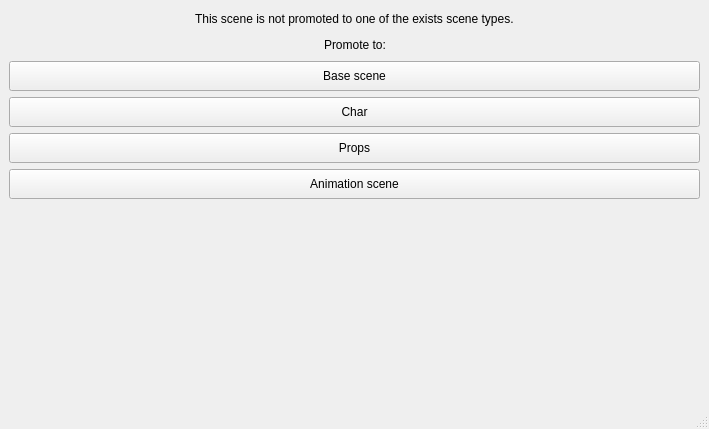
<?xml version="1.0" encoding="UTF-8"?>
<ui version="4.0">
 <class>MainWindow</class>
 <widget class="QMainWindow" name="MainWindow">
  <property name="geometry">
   <rect>
    <x>0</x>
    <y>0</y>
    <width>709</width>
    <height>429</height>
   </rect>
  </property>
  <property name="windowTitle">
   <string>MainWindow</string>
  </property>
  <widget class="QWidget" name="centralwidget">
   <layout class="QVBoxLayout" name="verticalLayout_2">
    <item>
     <layout class="QVBoxLayout" name="verticalLayout">
      <item>
       <layout class="QHBoxLayout" name="horizontalLayout_2">
        <item>
         <spacer name="horizontalSpacer_3">
          <property name="orientation">
           <enum>Qt::Horizontal</enum>
          </property>
          <property name="sizeHint" stdset="0">
           <size>
            <width>40</width>
            <height>20</height>
           </size>
          </property>
         </spacer>
        </item>
        <item>
         <widget class="QLabel" name="label_2">
          <property name="maximumSize">
           <size>
            <width>16777215</width>
            <height>25</height>
           </size>
          </property>
          <property name="text">
           <string>This scene is not promoted to one of the exists scene types.</string>
          </property>
         </widget>
        </item>
        <item>
         <spacer name="horizontalSpacer_4">
          <property name="orientation">
           <enum>Qt::Horizontal</enum>
          </property>
          <property name="sizeHint" stdset="0">
           <size>
            <width>40</width>
            <height>20</height>
           </size>
          </property>
         </spacer>
        </item>
       </layout>
      </item>
      <item>
       <layout class="QHBoxLayout" name="horizontalLayout">
        <item>
         <spacer name="horizontalSpacer">
          <property name="orientation">
           <enum>Qt::Horizontal</enum>
          </property>
          <property name="sizeHint" stdset="0">
           <size>
            <width>40</width>
            <height>20</height>
           </size>
          </property>
         </spacer>
        </item>
        <item>
         <widget class="QLabel" name="label">
          <property name="maximumSize">
           <size>
            <width>16777215</width>
            <height>25</height>
           </size>
          </property>
          <property name="text">
           <string>Promote to:</string>
          </property>
         </widget>
        </item>
        <item>
         <spacer name="horizontalSpacer_2">
          <property name="orientation">
           <enum>Qt::Horizontal</enum>
          </property>
          <property name="sizeHint" stdset="0">
           <size>
            <width>40</width>
            <height>20</height>
           </size>
          </property>
         </spacer>
        </item>
       </layout>
      </item>
      <item>
       <widget class="QPushButton" name="pushButton_2">
        <property name="minimumSize">
         <size>
          <width>60</width>
          <height>30</height>
         </size>
        </property>
        <property name="text">
         <string>Base scene</string>
        </property>
       </widget>
      </item>
      <item>
       <widget class="QPushButton" name="pushButton">
        <property name="minimumSize">
         <size>
          <width>0</width>
          <height>30</height>
         </size>
        </property>
        <property name="text">
         <string>Char</string>
        </property>
       </widget>
      </item>
      <item>
       <widget class="QPushButton" name="pushButton_3">
        <property name="minimumSize">
         <size>
          <width>0</width>
          <height>30</height>
         </size>
        </property>
        <property name="text">
         <string>Props</string>
        </property>
       </widget>
      </item>
      <item>
       <widget class="QPushButton" name="pushButton_4">
        <property name="minimumSize">
         <size>
          <width>0</width>
          <height>30</height>
         </size>
        </property>
        <property name="text">
         <string>Animation scene</string>
        </property>
       </widget>
      </item>
      <item>
       <spacer name="verticalSpacer">
        <property name="orientation">
         <enum>Qt::Vertical</enum>
        </property>
        <property name="sizeHint" stdset="0">
         <size>
          <width>20</width>
          <height>40</height>
         </size>
        </property>
       </spacer>
      </item>
     </layout>
    </item>
   </layout>
  </widget>
  <widget class="QMenuBar" name="menubar">
   <property name="geometry">
    <rect>
     <x>0</x>
     <y>0</y>
     <width>709</width>
     <height>18</height>
    </rect>
   </property>
  </widget>
  <widget class="QStatusBar" name="statusbar"/>
 </widget>
 <resources/>
 <connections/>
</ui>
